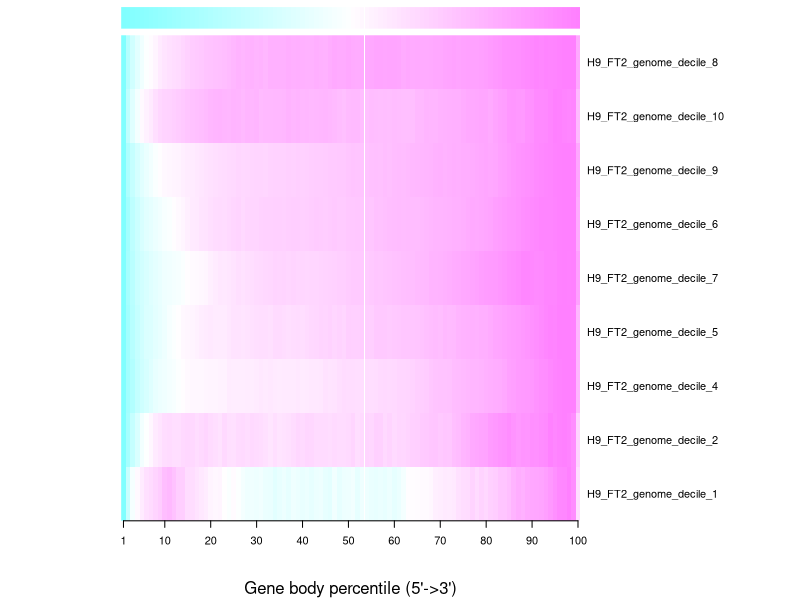
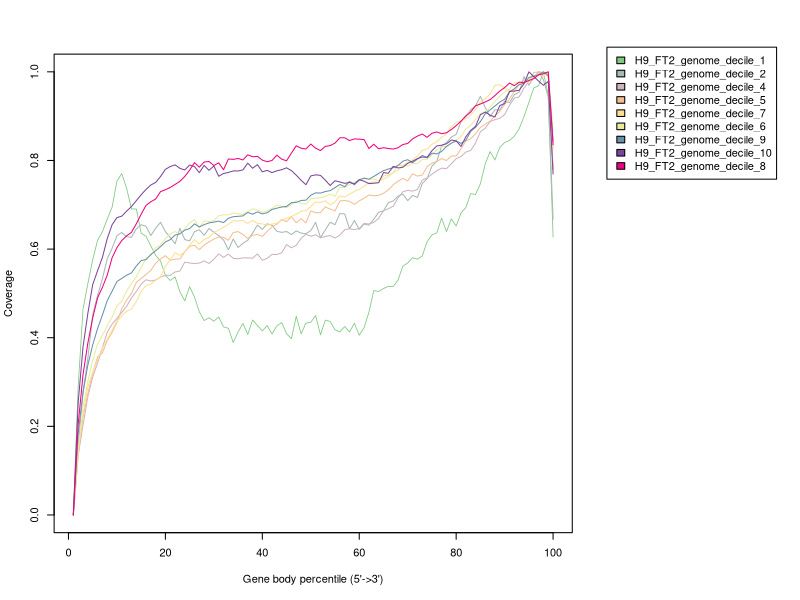

Write R code to recreate these figures, in order.
H9_FT2_genome_decile_1 <- c(0.0,0.2885221755009905,0.4642493443057663,0.5221799577057721,0.5757363050710734,0.6196360646312848,0.6391018827393646,0.6678465820336438,0.6943294983298459,0.7533308375727837,0.7702006190377506,0.7370226022314773,0.6905256918493363,0.6906081410817785,0.6355342821680137,0.629239171853169,0.6067750985491164,0.5859845218278772,0.5729430587773893,0.5405761641497367,0.5292427372253827,0.5372614821697964,0.5034383558286036,0.4833162863974365,0.5152330527831073,0.49188432149852596,0.45838207865656777,0.4387034523944817,0.4448871448276477,0.4372093386011708,0.4468068749289711,0.42441410906919275,0.42123201436845004,0.38922945621388666,0.4131285918339606,0.43218327795864614,0.407412854503845,0.4400293251864578,0.42750372692814215,0.41534023678528215,0.42745470306020356,0.4083465363523123,0.42672937265047545,0.43403838568859593,0.4092958167042145,0.3976493055323435,0.4483856663123578,0.4088601727868509,0.43277713526799344,0.4347826571382094,0.45012824198181217,0.4063209592633941,0.43969284318378826,0.43690516778418803,0.4180811166745773,0.4130238590251827,0.4251684081281573,0.4129915478394959,0.4325643271139872,0.40552097887294125,0.42291553856061465,0.45749742067603916,0.5062661416656082,0.5044433451213453,0.5109222949409596,0.5159895801997054,0.5156408422300511,0.5298332519982797,0.561711022125363,0.5685097412653952,0.5806542903683698,0.5773050688451091,0.5842898558475447,0.6166701206209987,0.6319577681661285,0.636540385639572,0.6699178404540501,0.6393770849071109,0.668226517010168,0.6520441838751585,0.6814774456782118,0.6938325745775591,0.7253549216620874,0.7231711311811855,0.7474680286388523,0.7923438088425687,0.8199966128963969,0.8011881602902213,0.8294871880577858,0.8405955508611488,0.8451458571489056,0.854914977014491,0.8716443719485427,0.8992069275182113,0.9307393022120907,0.9633780564710391,0.9687049453940962,1.0,0.9467834771738186,0.6271389447835262)
H9_FT2_genome_decile_2 <- c(0.0,0.1514184465791964,0.27571472371078787,0.35367198951253026,0.45155707756510616,0.4951703246165239,0.5326913459021353,0.578309190898229,0.6016615346378839,0.6300233360461954,0.6374336257044868,0.6278404837111138,0.6267750317547464,0.6457137967879577,0.6549504300005194,0.65144136500082,0.6305672665860618,0.6470563069968414,0.6606555890900164,0.6394422980352292,0.626333979463057,0.6120359401594918,0.6468057322537568,0.6215160179395218,0.6185519020762053,0.6392457089075246,0.6435940974369055,0.6310898065990794,0.6466071059330192,0.6380345976492829,0.6303757704409403,0.6205636301964974,0.5981463580590847,0.622756668496745,0.6036427048626779,0.6130036068502653,0.6199911789541662,0.6363783597132855,0.6542730633169781,0.6443977700885059,0.6571658774241323,0.6537933043576578,0.6401400366491027,0.6378084692225969,0.639656203303716,0.632717523832612,0.641082238426961,0.6360951898816697,0.6347231403738045,0.6417005265125394,0.660376493644467,0.6259764520857292,0.6431876774267807,0.6605557666313893,0.6551246100048587,0.6802238467704889,0.6791858969200697,0.6457341687182898,0.664622003925671,0.6444802764063507,0.656508882670923,0.6541284226116204,0.6673559169762351,0.6832236135118865,0.6860634606001774,0.7048616593140975,0.7086294478290143,0.719482593713426,0.7239460836491831,0.709319037670755,0.7210695670862944,0.716391153285534,0.7478993993336341,0.7589022789059866,0.7873201031227114,0.7981437097081415,0.8324103151232043,0.8402178574229712,0.8527771524726939,0.8588286343778362,0.8875846326380733,0.8988645704629419,0.9144032603237303,0.9233210728265951,0.9447309530090869,0.9192517797427636,0.8987749339694808,0.9144827108520255,0.9137370982018715,0.9339379043191548,0.9302852172106142,0.9482023299376721,0.954339373950209,0.9894076148238389,0.9699177890751449,0.9869487228327577,1.0,0.9824159683338715,0.9435065999961293,0.6674119397846483)
H9_FT2_genome_decile_4 <- c(0.0,0.13457794685936478,0.202734387730074,0.26741924362670855,0.3112651560240747,0.34289191261348256,0.37702544857028675,0.412415375828232,0.43058459501319857,0.44343580569415403,0.4570631488853708,0.4709452007567506,0.4897078825904473,0.5044878468797758,0.5208946878232099,0.5308017405950749,0.527987938643509,0.530297468864651,0.5369567715631909,0.5408374341144971,0.5407731137407186,0.5483740667113765,0.5505609594198474,0.5705886086045223,0.5686564245762145,0.5673974604601222,0.5683373955222728,0.5733964073212022,0.5675672662468976,0.5771055488757656,0.5891523260819973,0.5812640754417953,0.5888727468573065,0.5792478461250834,0.5780840761621834,0.580211794126778,0.5800016809057681,0.5794571017411096,0.5891188794876325,0.5747342710957962,0.5791586552067771,0.5881823748454167,0.5875889121966865,0.5917019856985793,0.610092466969344,0.6029957857291101,0.6085470627886913,0.6241794864318315,0.6334150345014485,0.6290635468140833,0.6325582871227181,0.6253964279037219,0.6286570420518027,0.6306243878844429,0.6250139360809853,0.6314614103485479,0.6436436891422064,0.6458288666407098,0.6441162294882328,0.6463940283249774,0.6579245273310133,0.6565600778019242,0.6602383455770738,0.6694009972230751,0.6867554916735132,0.6909894874781096,0.6968143405274957,0.714914951313765,0.7293295758800313,0.7324915654549852,0.7308346726264495,0.734717907992707,0.7559084695352981,0.7606553131201556,0.7689080458784362,0.7769944032698762,0.782631440827829,0.7816554863563623,0.7923849823076092,0.804047552481137,0.8089530529879815,0.818933859788446,0.8225786809692308,0.8393800202051734,0.8649435095597228,0.8727571485663418,0.8878312713650841,0.8919983739809508,0.8951963829652206,0.9035614619763679,0.9243926870307829,0.9406288645824579,0.9435635888367274,0.9633185196365813,0.9787554093434347,0.9852380454153296,1.0,0.9982256152886956,0.9973877352196069,0.7792627684518)
H9_FT2_genome_decile_5 <- c(0.0,0.1340922735644582,0.22031585481261384,0.2734728765785109,0.31943260101960863,0.3567159850620211,0.3654930652366367,0.3941143549092833,0.4113540850487927,0.43461988542122454,0.46515319568955865,0.4848116980248898,0.5000315447783216,0.524815564804168,0.5337686851932881,0.542720788008914,0.552050410590905,0.5683702542916163,0.5776388224639525,0.5851663223876344,0.5747692652101798,0.57719363406022,0.5777721245916987,0.5934208785729549,0.6061054409654737,0.6087190784854436,0.5987901051153419,0.6091815656385783,0.6163264579284239,0.6224863390758397,0.6272984441301273,0.6266553376817641,0.6199342647522718,0.6374492485219745,0.6394228323140639,0.6328075870279731,0.6239842072593693,0.6310772033010084,0.6333575855016128,0.6284299858557284,0.6400847638720707,0.6499847363975864,0.6561278275823471,0.6668438940502478,0.6619300316465356,0.6728572446144923,0.6594079757410479,0.6685895413796261,0.6592370233940147,0.6861029987890875,0.6819614746675079,0.6821970429314257,0.6951761928505287,0.6903132091215288,0.6859813987565252,0.708728745433639,0.7096796678640115,0.7077600154671171,0.7009605893785679,0.7087816592553398,0.7147990801135612,0.7220146937612569,0.7203214514668322,0.721236250038159,0.7258199098429884,0.7335743286558871,0.745015925025185,0.7532475858068849,0.7594863289001048,0.7538504981022255,0.7698701576221343,0.764694778830401,0.767085058968384,0.7857946740203311,0.7937576953995502,0.7976153165162354,0.8044447610228649,0.7998829790481617,0.8100108880363884,0.8101365583629278,0.8261959032491122,0.843864540616446,0.8490246558057656,0.8602973349750186,0.8746812451029276,0.8819589307337723,0.8884449441860939,0.9005103131073642,0.9109323008354279,0.9264925259226847,0.9390554882826412,0.9553626123146745,0.9719460075503953,0.9820784956193461,0.9791662002788152,0.9983337234031728,1.0,0.9969254016871368,0.9903808777588962,0.7802667060128418)
H9_FT2_genome_decile_7 <- c(0.0,0.14868630573248406,0.22677627140504394,0.289645216977201,0.3213212095958093,0.350076641466754,0.37708779788479474,0.39678391074865565,0.41725883981189354,0.4378274004405024,0.4490712492807111,0.45992693017441516,0.4648918834454432,0.4814888535031847,0.5047435859277338,0.5176399388852511,0.5208984413754787,0.5297698771752287,0.5375933835347342,0.5613733208325893,0.5759848056431931,0.5917651348294541,0.5861230579201143,0.5938039466634919,0.608970400023811,0.6212547373851618,0.6114135017957418,0.6215033880984979,0.6261992281286585,0.6374567186538881,0.6431130573248408,0.6493652896005715,0.6554966069408893,0.6640642052106276,0.6635129571204635,0.6645621267138917,0.6578932029684307,0.6646731204238348,0.6580910074012342,0.656832871996349,0.653923472627339,0.656272322757307,0.6584277089906145,0.6649068892989662,0.6696393138480465,0.6733442714844138,0.6789968896958152,0.6857098388792984,0.6867726501577475,0.696322449748993,0.7061128390578805,0.7052112476933151,0.7092287239319801,0.6996541212770602,0.7070770581582237,0.7199461277456991,0.7174881441355636,0.7242209357699864,0.7301451475286227,0.7347820802825565,0.7421845546361887,0.7498021955671964,0.751623980594083,0.7504365339206699,0.7650461585014982,0.7664884566541659,0.7726712403516083,0.7892316258904299,0.7891299333293649,0.7954578149493026,0.801123454769133,0.8100730202194575,0.8226500337321666,0.8258521092525348,0.8365149463261702,0.8419027918328472,0.8522369883127964,0.8605646169414846,0.8754433547631804,0.8858445195150505,0.8899717493104748,0.8943749131892771,0.9026647171458618,0.9147847342103697,0.9313792239617438,0.9392312538444749,0.949685745183245,0.9697359217810584,0.9708892642419191,0.9638588358434034,0.9567521380240888,0.9582099380915531,0.9732188919975395,0.9763688810841915,0.9763347768716392,0.9898109014425461,0.9952626148381848,0.9889638768180645,1.0,0.866733758953906)
H9_FT2_genome_decile_6 <- c(0.0,0.14035536405525958,0.24432718560412076,0.30064755200324983,0.34861544501628944,0.38551668234406766,0.4051996128435379,0.42671057577448324,0.4469799380871672,0.47118774425628124,0.48260737368339246,0.5055481898949191,0.5222432286322392,0.537177114173382,0.5588057350182772,0.5784515103870265,0.5853691764751051,0.6033274896569405,0.60936953316436,0.6234377041597027,0.6345210796537885,0.6395103944574453,0.6328912079194923,0.6451982257186576,0.6587610869361941,0.6666231125967659,0.6480121076185976,0.6633782311804618,0.6621366305622005,0.6639039762801645,0.6753428025248149,0.6775058503849581,0.6772686768005222,0.6814263359282063,0.6797110073932517,0.6779120798141748,0.6841058401053719,0.6909516729407233,0.6882746457722725,0.6832011126723146,0.686419985497114,0.6916724824767114,0.6997450538780358,0.6969559420652431,0.6936571857093936,0.7003946494134753,0.7093781407696438,0.7028214987017378,0.7015377889353259,0.7136565540721713,0.7148219866724546,0.71594407162023,0.7184049797783201,0.7241274891615388,0.7193177574897003,0.7395908353154563,0.7382575853747497,0.7459053497814969,0.7512160564658906,0.75651004334146,0.7610256302284235,0.7576005464281225,0.7579355618567905,0.7550343653996561,0.7577200620986084,0.763513166230197,0.7732589570183255,0.777678559817593,0.7888306723035128,0.7874800833018031,0.7929282639698647,0.7931357134497239,0.8021873225455476,0.8028078132285889,0.8119355903423907,0.824074171548954,0.8325498761186017,0.8305335910248066,0.8391498658390155,0.8457882491945077,0.8543419795386695,0.8713924690265542,0.879305273365778,0.893172806655227,0.9057436258825118,0.9085965206697089,0.9203598350559897,0.9341902132147176,0.9447162617479878,0.954713468920662,0.9610360336650254,0.9752249588352114,0.976187895973065,0.9743555287763391,0.9832529440796705,0.9912406779325151,0.994693628080857,0.9966777120613605,1.0,0.8237484449029663)
H9_FT2_genome_decile_9 <- c(0.0,0.18339882179733893,0.27711251894382405,0.33834112053087917,0.383730621278804,0.42036026190143905,0.45088758326928635,0.4837864453621784,0.504847260197232,0.5269144810424164,0.5338934742825917,0.5410415122822811,0.5463123671966679,0.5618654678903411,0.5741094191346874,0.5762676882736009,0.5879062234024779,0.5962985094576612,0.6055320880369383,0.6160354679493102,0.6214095187924701,0.6316327954696005,0.6345350581140502,0.6427406086790725,0.6462581156226842,0.656940368478263,0.6499171484114706,0.6552341957892129,0.6590868437967453,0.6608559168614285,0.6631596431189938,0.6597414008306781,0.6696708148153973,0.6730694007363275,0.673986370274855,0.6748895803562127,0.6826911925714656,0.6787363314535294,0.6840071863679161,0.6794724624121115,0.6820346699007943,0.6893861513029224,0.6923896442394067,0.6949862503710139,0.6961921685101063,0.704765293145235,0.7053667779872272,0.7096901959936393,0.7104273097705905,0.7213778720409796,0.7269416068294083,0.7263086717995993,0.7298920275739522,0.7319254787799686,0.7388376403710336,0.7459100013562894,0.740654871535811,0.7525970975407918,0.745055932193395,0.7562689069683788,0.7598729019284862,0.7576320760465541,0.7639584778895352,0.7706839039904392,0.7769818041007114,0.7806909606263305,0.7836227078218583,0.7885908546785103,0.7983600692690387,0.8017183596368289,0.7949457582542001,0.8031680167315,0.8113853611169535,0.8059739631757613,0.8163220577857888,0.8147908267664686,0.8204213932040075,0.8316363336157299,0.8390939594017388,0.844033604525682,0.8384708525556226,0.8455137289898003,0.8657538904865147,0.8747270221979356,0.8877208638580338,0.90541945705182,0.914099708889199,0.9229381944840301,0.9318749619157882,0.9380352674543628,0.9545928085214284,0.9619993277522354,0.9711218478557851,0.9743278013763389,0.9872135330158175,0.9901256238439599,0.993421013836117,1.0,0.9919585801026456,0.8435569376165868)
H9_FT2_genome_decile_10 <- c(0.0,0.2531207391816581,0.3790291621990125,0.4549395708404485,0.5198810611175092,0.550944495188171,0.5809985703506612,0.6236166818897846,0.654868750248203,0.6710681333809884,0.6743030459473413,0.6857369312841692,0.6959728234250692,0.7092864328925248,0.7227009782507976,0.7346395430417113,0.7446553618468952,0.7504732404061263,0.763723971777663,0.7799696861390202,0.7862574957309082,0.7901294626901235,0.7822051679176099,0.7784937055716612,0.7896959347656302,0.7863369206941742,0.7725351786399799,0.7889265054339912,0.7777358590471652,0.7875398779503064,0.7643941199052195,0.7705478998715963,0.7730365487205962,0.7764236924665422,0.7762400222389897,0.7787568007624797,0.7939484796738282,0.7824682631084283,0.7906424155778828,0.774355334048158,0.7776448512767563,0.7725997114226335,0.7766023986338906,0.7792598255298306,0.7833932329931298,0.7771616827502217,0.7668364375256477,0.755298306924533,0.7452907615530228,0.7650808149001231,0.7675760824960618,0.766364851806256,0.7557185973551487,0.7434242749162728,0.7542194511735039,0.7514594337000119,0.7483966085540685,0.750542737248984,0.7470281826244656,0.7565078829276042,0.7531918907112506,0.7477463166673285,0.7486067537693764,0.7497617251102021,0.7726625895185524,0.7710707808797639,0.7865801596441762,0.7831632315370054,0.7846689964655892,0.7935066783156612,0.7982241901963121,0.8040950187310538,0.8077700779688389,0.8072836000688349,0.8220003838873224,0.8327872867108799,0.8344651390598732,0.8377050156864303,0.846092622744662,0.8443254173119945,0.8317282872006672,0.8534460505937016,0.867891465787697,0.8771593661887931,0.903172696345128,0.9094092106482401,0.9021103874614458,0.8982119455144753,0.9239588711065221,0.9283818487483949,0.955937346941477,0.9566968481527077,0.9584607442119059,0.9729723468752896,1.0,0.9895241782825676,0.9792800127079941,0.9696712468395483,0.9784625974610487,0.769503792541996)
H9_FT2_genome_decile_8 <- c(0.0,0.20409257176889947,0.3167227424853218,0.38781828768006116,0.4446822790042357,0.48977790420146405,0.5135528660891672,0.5413030627619526,0.5803060539661233,0.6031938771428444,0.6192886000897806,0.6299742658660492,0.6378287324494539,0.6570159960532106,0.6787064486450689,0.6985772890712155,0.7069162151711387,0.7130319609943421,0.7297267026085256,0.7338832763685982,0.7391136613139075,0.7460169871951572,0.7529425359900086,0.7638993213122186,0.7782019885063091,0.7950451791833524,0.7848626401710276,0.7964221109101172,0.7977074842328428,0.7885898672403141,0.7945989430782291,0.779112239047437,0.8034223286946705,0.8024782993248679,0.8044543608023361,0.8012098154164796,0.8127577302404964,0.8084287066708742,0.809185174649878,0.8008515820492194,0.7971065766490513,0.8000248896632339,0.811930148937967,0.8029965376700609,0.7992115310254096,0.8166351842057309,0.833059695190517,0.8276613050183783,0.8258816940971497,0.8370482637237603,0.827682639015436,0.8223313614201331,0.831870324854551,0.8334721524669656,0.8392225535905562,0.8512504833483708,0.8512380385167538,0.8449453983012805,0.8487090709488739,0.8480637175378789,0.8471321329996934,0.8268826141257728,0.836627806198415,0.8263137075375678,0.8287333383705271,0.8271377331739209,0.8257652460298764,0.8287431164525119,0.8360215651153592,0.8383123030494282,0.848633513042628,0.8549554875040557,0.8596907459343179,0.8521989573008938,0.8613814652011396,0.8643291124612765,0.8605156604872152,0.8625041667963004,0.869723946967239,0.8786886703141875,0.8886347575257897,0.9008493597578592,0.9091305062824176,0.9235389545452525,0.927404852595414,0.9319747725484793,0.9374371647117911,0.9465414479561587,0.9567008751383377,0.9643713359971199,0.9747565479814928,0.9687039152329183,0.9767130532949914,0.9759512518167232,0.9804207242003085,0.9846955238607423,0.9930735622886045,0.9957412008373594,1.0,0.8351744276488602)
data_matrix <- matrix(c(H9_FT2_genome_decile_1,H9_FT2_genome_decile_2,H9_FT2_genome_decile_4,H9_FT2_genome_decile_5,H9_FT2_genome_decile_7,H9_FT2_genome_decile_6,H9_FT2_genome_decile_9,H9_FT2_genome_decile_10,H9_FT2_genome_decile_8), byrow=T, ncol=100)
rowLabel <- c("H9_FT2_genome_decile_1","H9_FT2_genome_decile_2","H9_FT2_genome_decile_4","H9_FT2_genome_decile_5","H9_FT2_genome_decile_7","H9_FT2_genome_decile_6","H9_FT2_genome_decile_9","H9_FT2_genome_decile_10","H9_FT2_genome_decile_8")


pdf("/users/sparthib/retina_lrs/plots/coverage/H9_FT2_deciles.geneBodyCoverage.heatMap.pdf")
rc <- cm.colors(ncol(data_matrix))
heatmap(data_matrix, scale=c("none"),keep.dendro=F, labRow = rowLabel ,Colv = NA,Rowv = NA,labCol=NA,col=cm.colors(256),margins = c(6, 8),ColSideColors = rc,cexRow=1,cexCol=1,xlab="Gene body percentile (5'->3')", add.expr=x_axis_expr <- axis(side=1,at=c(1,10,20,30,40,50,60,70,80,90,100),labels=c("1","10","20","30","40","50","60","70","80","90","100")))
dev.off()


pdf("/users/sparthib/retina_lrs/plots/coverage/H9_FT2_deciles.geneBodyCoverage.curves.pdf")
x=1:100
icolor = colorRampPalette(c("#7fc97f","#beaed4","#fdc086","#ffff99","#386cb0","#f0027f"))(9)
layout(matrix(c(1,1,1,2,1,1,1,2,1,1,1,2), 4, 4, byrow = TRUE))
plot(x,H9_FT2_genome_decile_1,type='l',xlab="Gene body percentile (5'->3')", ylab="Coverage",lwd=0.8,col=icolor[1])
lines(x,H9_FT2_genome_decile_2,type='l',col=icolor[2])
lines(x,H9_FT2_genome_decile_4,type='l',col=icolor[3])
lines(x,H9_FT2_genome_decile_5,type='l',col=icolor[4])
lines(x,H9_FT2_genome_decile_7,type='l',col=icolor[5])
lines(x,H9_FT2_genome_decile_6,type='l',col=icolor[6])
lines(x,H9_FT2_genome_decile_9,type='l',col=icolor[7])
lines(x,H9_FT2_genome_decile_10,type='l',col=icolor[8])
lines(x,H9_FT2_genome_decile_8,type='l',col=icolor[9])
par(mar=c(1,0,2,1))
plot.new()
legend(0,1,fill=icolor[1:9],legend=c('H9_FT2_genome_decile_1','H9_FT2_genome_decile_2','H9_FT2_genome_decile_4','H9_FT2_genome_decile_5','H9_FT2_genome_decile_7','H9_FT2_genome_decile_6','H9_FT2_genome_decile_9','H9_FT2_genome_decile_10','H9_FT2_genome_decile_8'))
dev.off()
